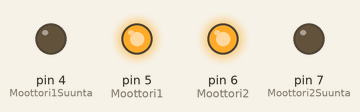
A sketch run on a simulated Arduino Uno, built with avr-gcc and run on an emulated ATmega328P. Parts: output pins drawn as LEDs (lit = HIGH).

Above: at 2.5 s.
At 7.5 s:
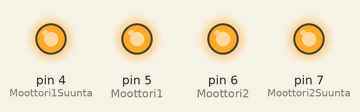
At 12.5 s:
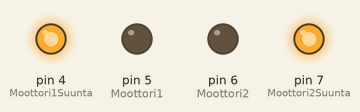
Timing chart, 0 to 19.5 s (numbered marks = the images above):
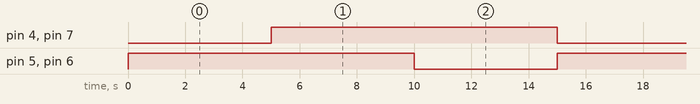

Measured:
- by itself, pin 4 (Moottori1Suunta), pin 5 (Moottori1), pin 6 (Moottori2), pin 7 (Moottori2Suunta): alternates HIGH for 10.0 s and LOW for 5.0 s
- by itself, everything shown: repeats every 15.0 s, in 3 steps

The sketch:

Suuntatesti1.ino
```cpp
#define Moottori1Suunta 4
#define Moottori1 5
#define Moottori2 6
#define Moottori2Suunta 7

void setup() {
 pinMode(Moottori1,OUTPUT);
 pinMode(Moottori2,OUTPUT);
 pinMode(Moottori1Suunta,OUTPUT);
 pinMode(Moottori2Suunta,OUTPUT);
}
void stopCar(){
  digitalWrite(Moottori1, LOW);
  digitalWrite(Moottori2, LOW);
}

void forward(){
  digitalWrite(Moottori1Suunta, LOW);
  digitalWrite(Moottori2Suunta, LOW);
  digitalWrite(Moottori1, HIGH);
  digitalWrite(Moottori2, HIGH);
}

void backward(){
  digitalWrite(Moottori1, HIGH);
  digitalWrite(Moottori2, HIGH);
  digitalWrite(Moottori1Suunta, HIGH);
  digitalWrite(Moottori2Suunta, HIGH);
}

void loop() {
  forward();
  delay(5000);
  backward();
  delay(5000);
  stopCar();
  delay(5000);
}
```
